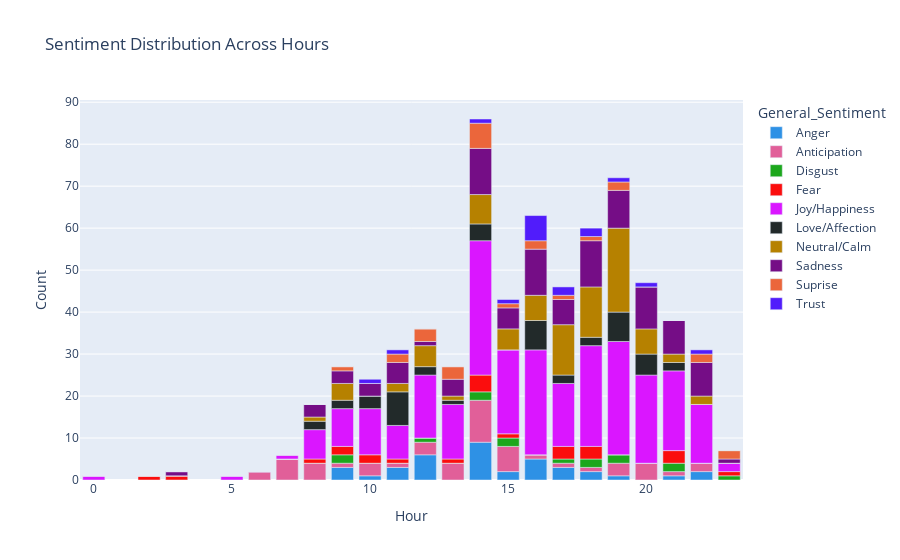

Notebook code for this chart:
### Code cell
fig = px.bar(
    sentiment_counts,
    x=sentiment_counts.index,
    y=sentiment_counts.columns,
    title="Sentiment Distribution Across Hours",
    labels={"value": "Count", "Hours": "Hours"},
    color_discrete_sequence=px.colors.qualitative.Dark24
)


fig.show()

#Created a bar chart of sentiments by hour, assigned labels and use the color palette Dark24

### Figure 1 — Plotly figure (JSON) as saved in the notebook; plotly's stock layout.template omitted (floating-point values rounded to 4 significant figures)
{"data": [{"alignmentgroup": "True", "hovertemplate": "General_Sentiment=Anger<br>Hour=%{x}<br>Count=%{y}<extra></extra>", "legendgroup": "Anger", "marker": {"color": "#2E91E5", "pattern": {"shape": ""}}, "name": "Anger", "offsetgroup": "Anger", "orientation": "v", "showlegend": true, "textposition": "auto", "type": "bar", "x": [0, 2, 3, 5, 6, 7, 8, 9, 10, 11, 12, 13, 14, 15, 16, 17, 18, 19, 20, 21, 22, 23], "xaxis": "x", "y": [0, 0, 0, 0, 0, 0, 0, 3, 1, 3, 6, 0, 9, 2, 5, 3, 2, 1, 0, 1, 2, 0], "yaxis": "y"}, {"alignmentgroup": "True", "hovertemplate": "General_Sentiment=Anticipation<br>Hour=%{x}<br>Count=%{y}<extra></extra>", "legendgroup": "Anticipation", "marker": {"color": "#E15F99", "pattern": {"shape": ""}}, "name": "Anticipation", "offsetgroup": "Anticipation", "orientation": "v", "showlegend": true, "textposition": "auto", "type": "bar", "x": [0, 2, 3, 5, 6, 7, 8, 9, 10, 11, 12, 13, 14, 15, 16, 17, 18, 19, 20, 21, 22, 23], "xaxis": "x", "y": [0, 0, 0, 0, 2, 5, 4, 1, 3, 1, 3, 4, 10, 6, 1, 1, 1, 3, 4, 1, 2, 0], "yaxis": "y"}, {"alignmentgroup": "True", "hovertemplate": "General_Sentiment=Disgust<br>Hour=%{x}<br>Count=%{y}<extra></extra>", "legendgroup": "Disgust", "marker": {"color": "#1CA71C", "pattern": {"shape": ""}}, "name": "Disgust", "offsetgroup": "Disgust", "orientation": "v", "showlegend": true, "textposition": "auto", "type": "bar", "x": [0, 2, 3, 5, 6, 7, 8, 9, 10, 11, 12, 13, 14, 15, 16, 17, 18, 19, 20, 21, 22, 23], "xaxis": "x", "y": [0, 0, 0, 0, 0, 0, 0, 2, 0, 0, 1, 0, 2, 2, 0, 1, 2, 2, 0, 2, 0, 1], "yaxis": "y"}, {"alignmentgroup": "True", "hovertemplate": "General_Sentiment=Fear<br>Hour=%{x}<br>Count=%{y}<extra></extra>", "legendgroup": "Fear", "marker": {"color": "#FB0D0D", "pattern": {"shape": ""}}, "name": "Fear", "offsetgroup": "Fear", "orientation": "v", "showlegend": true, "textposition": "auto", "type": "bar", "x": [0, 2, 3, 5, 6, 7, 8, 9, 10, 11, 12, 13, 14, 15, 16, 17, 18, 19, 20, 21, 22, 23], "xaxis": "x", "y": [0, 1, 1, 0, 0, 0, 1, 2, 2, 1, 0, 1, 4, 1, 0, 3, 3, 0, 0, 3, 0, 1], "yaxis": "y"}, {"alignmentgroup": "True", "hovertemplate": "General_Sentiment=Joy/Happiness<br>Hour=%{x}<br>Count=%{y}<extra></extra>", "legendgroup": "Joy/Happiness", "marker": {"color": "#DA16FF", "pattern": {"shape": ""}}, "name": "Joy/Happiness", "offsetgroup": "Joy/Happiness", "orientation": "v", "showlegend": true, "textposition": "auto", "type": "bar", "x": [0, 2, 3, 5, 6, 7, 8, 9, 10, 11, 12, 13, 14, 15, 16, 17, 18, 19, 20, 21, 22, 23], "xaxis": "x", "y": [1, 0, 0, 1, 0, 1, 7, 9, 11, 8, 15, 13, 32, 20, 25, 15, 24, 27, 21, 19, 14, 2], "yaxis": "y"}, {"alignmentgroup": "True", "hovertemplate": "General_Sentiment=Love/Affection<br>Hour=%{x}<br>Count=%{y}<extra></extra>", "legendgroup": "Love/Affection", "marker": {"color": "#222A2A", "pattern": {"shape": ""}}, "name": "Love/Affection", "offsetgroup": "Love/Affection", "orientation": "v", "showlegend": true, "textposition": "auto", "type": "bar", "x": [0, 2, 3, 5, 6, 7, 8, 9, 10, 11, 12, 13, 14, 15, 16, 17, 18, 19, 20, 21, 22, 23], "xaxis": "x", "y": [0, 0, 0, 0, 0, 0, 2, 2, 3, 8, 2, 1, 4, 0, 7, 2, 2, 7, 5, 2, 0, 0], "yaxis": "y"}, {"alignmentgroup": "True", "hovertemplate": "General_Sentiment=Neutral/Calm<br>Hour=%{x}<br>Count=%{y}<extra></extra>", "legendgroup": "Neutral/Calm", "marker": {"color": "#B68100", "pattern": {"shape": ""}}, "name": "Neutral/Calm", "offsetgroup": "Neutral/Calm", "orientation": "v", "showlegend": true, "textposition": "auto", "type": "bar", "x": [0, 2, 3, 5, 6, 7, 8, 9, 10, 11, 12, 13, 14, 15, 16, 17, 18, 19, 20, 21, 22, 23], "xaxis": "x", "y": [0, 0, 0, 0, 0, 0, 1, 4, 0, 2, 5, 1, 7, 5, 6, 12, 12, 20, 6, 2, 2, 0], "yaxis": "y"}, {"alignmentgroup": "True", "hovertemplate": "General_Sentiment=Sadness<br>Hour=%{x}<br>Count=%{y}<extra></extra>", "legendgroup": "Sadness", "marker": {"color": "#750D86", "pattern": {"shape": ""}}, "name": "Sadness", "offsetgroup": "Sadness", "orientation": "v", "showlegend": true, "textposition": "auto", "type": "bar", "x": [0, 2, 3, 5, 6, 7, 8, 9, 10, 11, 12, 13, 14, 15, 16, 17, 18, 19, 20, 21, 22, 23], "xaxis": "x", "y": [0, 0, 1, 0, 0, 0, 3, 3, 3, 5, 1, 4, 11, 5, 11, 6, 11, 9, 10, 8, 8, 1], "yaxis": "y"}, {"alignmentgroup": "True", "hovertemplate": "General_Sentiment=Suprise<br>Hour=%{x}<br>Count=%{y}<extra></extra>", "legendgroup": "Suprise", "marker": {"color": "#EB663B", "pattern": {"shape": ""}}, "name": "Suprise", "offsetgroup": "Suprise", "orientation": "v", "showlegend": true, "textposition": "auto", "type": "bar", "x": [0, 2, 3, 5, 6, 7, 8, 9, 10, 11, 12, 13, 14, 15, 16, 17, 18, 19, 20, 21, 22, 23], "xaxis": "x", "y": [0, 0, 0, 0, 0, 0, 0, 1, 0, 2, 3, 3, 6, 1, 2, 1, 1, 2, 0, 0, 2, 2], "yaxis": "y"}, {"alignmentgroup": "True", "hovertemplate": "General_Sentiment=Trust<br>Hour=%{x}<br>Count=%{y}<extra></extra>", "legendgroup": "Trust", "marker": {"color": "#511CFB", "pattern": {"shape": ""}}, "name": "Trust", "offsetgroup": "Trust", "orientation": "v", "showlegend": true, "textposition": "auto", "type": "bar", "x": [0, 2, 3, 5, 6, 7, 8, 9, 10, 11, 12, 13, 14, 15, 16, 17, 18, 19, 20, 21, 22, 23], "xaxis": "x", "y": [0, 0, 0, 0, 0, 0, 0, 0, 1, 1, 0, 0, 1, 1, 6, 2, 2, 1, 1, 0, 1, 0], "yaxis": "y"}], "layout": {"barmode": "relative", "legend": {"title": {"text": "General_Sentiment"}, "tracegroupgap": 0}, "title": {"text": "Sentiment Distribution Across Hours"}, "xaxis": {"anchor": "y", "domain": [0, 1], "title": {"text": "Hour"}}, "yaxis": {"anchor": "x", "domain": [0, 1], "title": {"text": "Count"}}}}
